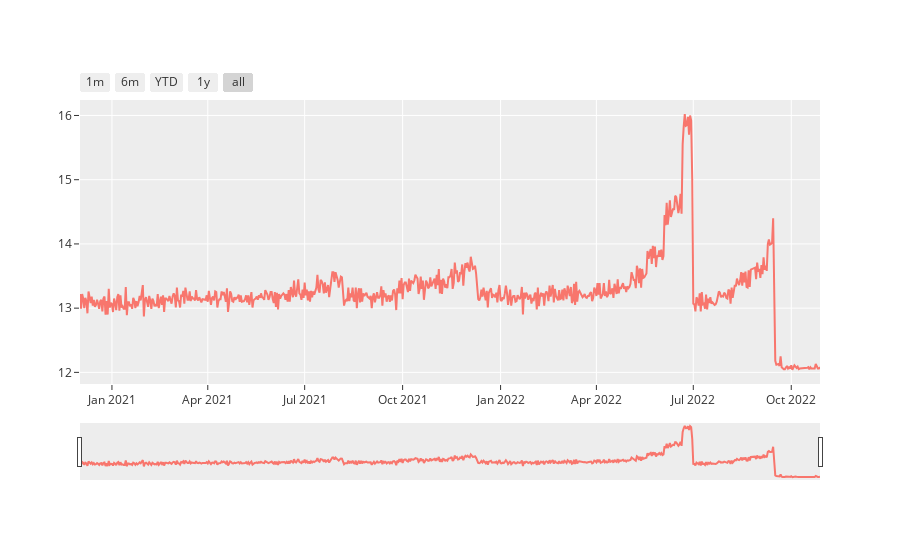

The notebook cell this image was saved under:
### Code cell
fig = make_subplots()

fig.add_trace(go.Scatter(
    x=df_blocktime['Date(UTC)'],
    y=df_blocktime['Value']
))

fig.update_xaxes(
    rangeslider_visible=True,
    rangeselector=dict(
        buttons=list([
            dict(count=1, label='1m', step='month', stepmode='backward'),
            dict(count=6, label='6m', step='month', stepmode='backward'),
            dict(count=1, label='YTD', step='year', stepmode='todate'),
            dict(count=1, label='1y', step='year', stepmode='backward'),
            dict(step='all')
        ])
    )
)

fig.show()

fig.write_html('figures/blocktime.html')

### Figure 1 — Plotly figure (JSON) as saved in the notebook; plotly's stock layout.template omitted (floating-point values rounded to 4 significant figures; data arrays with more than 128 entries replaced by an {"elided": "..."} marker saying what was removed)
{"data": [{"type": "scatter", "x": {"elided": "696 str values"}, "y": {"elided": "696 float values"}}], "layout": {"xaxis": {"anchor": "y", "domain": [0, 1], "rangeselector": {"buttons": [{"count": 1, "label": "1m", "step": "month", "stepmode": "backward"}, {"count": 6, "label": "6m", "step": "month", "stepmode": "backward"}, {"count": 1, "label": "YTD", "step": "year", "stepmode": "todate"}, {"count": 1, "label": "1y", "step": "year", "stepmode": "backward"}, {"step": "all"}]}, "rangeslider": {"visible": true}}, "yaxis": {"anchor": "x", "domain": [0, 1]}}}
